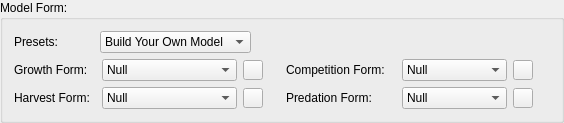
              <widget class="QGroupBox" name="groupBox_2">
               <property name="sizePolicy">
                <sizepolicy hsizetype="Expanding" vsizetype="Preferred">
                 <horstretch>0</horstretch>
                 <verstretch>0</verstretch>
                </sizepolicy>
               </property>
               <property name="font">
                <font>
                 <weight>50</weight>
                 <bold>false</bold>
                </font>
               </property>
               <property name="title">
                <string>Model Form:</string>
               </property>
               <layout class="QVBoxLayout" name="verticalLayout_5">
                <item>
                 <layout class="QHBoxLayout" name="horizontalLayout_38">
                  <item>
                   <widget class="QLabel" name="Setup_Tab4_ModelPresetsLBL">
                    <property name="sizePolicy">
                     <sizepolicy hsizetype="Fixed" vsizetype="Preferred">
                      <horstretch>0</horstretch>
                      <verstretch>0</verstretch>
                     </sizepolicy>
                    </property>
                    <property name="minimumSize">
                     <size>
                      <width>80</width>
                      <height>0</height>
                     </size>
                    </property>
                    <property name="maximumSize">
                     <size>
                      <width>80</width>
                      <height>16777215</height>
                     </size>
                    </property>
                    <property name="font">
                     <font>
                      <weight>50</weight>
                      <bold>false</bold>
                     </font>
                    </property>
                    <property name="text">
                     <string>Presets:</string>
                    </property>
                   </widget>
                  </item>
                  <item>
                   <widget class="QComboBox" name="Setup_Tab4_ModelPresetsCMB">
                    <property name="font">
                     <font>
                      <weight>50</weight>
                      <bold>false</bold>
                     </font>
                    </property>
                    <item>
                     <property name="text">
                      <string>Build Your Own Model</string>
                     </property>
                    </item>
                    <item>
                     <property name="text">
                      <string>Linear</string>
                     </property>
                    </item>
                    <item>
                     <property name="text">
                      <string>Logistic</string>
                     </property>
                    </item>
                    <item>
                     <property name="text">
                      <string>Schaefer</string>
                     </property>
                    </item>
                    <item>
                     <property name="text">
                      <string>GB-Pilot</string>
                     </property>
                    </item>
                    <item>
                     <property name="text">
                      <string>MS-PROD</string>
                     </property>
                    </item>
                    <item>
                     <property name="text">
                      <string>AGG-PROD</string>
                     </property>
                    </item>
                   </widget>
                  </item>
                  <item>
                   <spacer name="horizontalSpacer_30">
                    <property name="orientation">
                     <enum>Qt::Horizontal</enum>
                    </property>
                    <property name="sizeHint" stdset="0">
                     <size>
                      <width>40</width>
                      <height>20</height>
                     </size>
                    </property>
                   </spacer>
                  </item>
                 </layout>
                </item>
                <item>
                 <layout class="QHBoxLayout" name="horizontalLayout_13">
                  <item>
                   <layout class="QHBoxLayout" name="horizontalLayout_3">
                    <item>
                     <widget class="QLabel" name="GrowthFormLBL">
                      <property name="enabled">
                       <bool>true</bool>
                      </property>
                      <property name="sizePolicy">
                       <sizepolicy hsizetype="Fixed" vsizetype="Preferred">
                        <horstretch>0</horstretch>
                        <verstretch>0</verstretch>
                       </sizepolicy>
                      </property>
                      <property name="minimumSize">
                       <size>
                        <width>82</width>
                        <height>0</height>
                       </size>
                      </property>
                      <property name="maximumSize">
                       <size>
                        <width>82</width>
                        <height>16777215</height>
                       </size>
                      </property>
                      <property name="font">
                       <font>
                        <weight>50</weight>
                        <bold>false</bold>
                       </font>
                      </property>
                      <property name="toolTip">
                       <string>Sets the Growth Form term in the Model below.</string>
                      </property>
                      <property name="statusTip">
                       <string>Sets the Growth Form term in the Model below.</string>
                      </property>
                      <property name="text">
                       <string>Growth Form:</string>
                      </property>
                     </widget>
                    </item>
                    <item>
                     <widget class="QComboBox" name="Setup_Tab4_GrowthFormCMB">
                      <property name="sizePolicy">
                       <sizepolicy hsizetype="Expanding" vsizetype="Fixed">
                        <horstretch>0</horstretch>
                        <verstretch>0</verstretch>
                       </sizepolicy>
                      </property>
                      <property name="minimumSize">
                       <size>
                        <width>135</width>
                        <height>0</height>
                       </size>
                      </property>
                      <property name="maximumSize">
                       <size>
                        <width>135</width>
                        <height>16777215</height>
                       </size>
                      </property>
                      <property name="font">
                       <font>
                        <weight>50</weight>
                        <bold>false</bold>
                       </font>
                      </property>
                      <property name="toolTip">
                       <string>Sets the Growth Form term in the Model below.</string>
                      </property>
                      <property name="statusTip">
                       <string>Sets the Growth Form term in the Model below.</string>
                      </property>
                      <property name="whatsThis">
                       <string>&lt;html&gt;&lt;head/&gt;&lt;body&gt;&lt;p align=&quot;center&quot;&gt;&lt;span style=&quot; font-weight:600;&quot;&gt;Growth Form&lt;/span&gt;&lt;/p&gt;&lt;p&gt;The two types of growth forms available are &lt;span style=&quot; font-weight:600;&quot;&gt;Linear&lt;/span&gt; and &lt;span style=&quot; font-weight:600;&quot;&gt;Logistic&lt;/span&gt;, the latter being an S-shaped growth curve. With a Logistic growth curve the population will approach a maximum value, the carrying capacity. &lt;/p&gt;&lt;/body&gt;&lt;/html&gt;</string>
                      </property>
                      <item>
                       <property name="text">
                        <string>Null</string>
                       </property>
                      </item>
                      <item>
                       <property name="text">
                        <string>Linear</string>
                       </property>
                      </item>
                      <item>
                       <property name="text">
                        <string>Logistic</string>
                       </property>
                      </item>
                     </widget>
                    </item>
                    <item>
                     <widget class="QPushButton" name="GrowthHighlightPB">
                      <property name="sizePolicy">
                       <sizepolicy hsizetype="Fixed" vsizetype="Fixed">
                        <horstretch>0</horstretch>
                        <verstretch>0</verstretch>
                       </sizepolicy>
                      </property>
                      <property name="minimumSize">
                       <size>
                        <width>20</width>
                        <height>20</height>
                       </size>
                      </property>
                      <property name="maximumSize">
                       <size>
                        <width>20</width>
                        <height>20</height>
                       </size>
                      </property>
                      <property name="toolTip">
                       <string>Highlight Growth Term</string>
                      </property>
                      <property name="statusTip">
                       <string>Highlight Growth Term</string>
                      </property>
                      <property name="whatsThis">
                       <string>&lt;html&gt;&lt;head/&gt;&lt;body&gt;&lt;p align=&quot;center&quot;&gt;&lt;span style=&quot; font-weight:600;&quot;&gt;Growth Form Highlight&lt;/span&gt;&lt;/p&gt;&lt;p&gt;This highlights the Growth Form term in the below Model Equation. If you don't see the highlighted term, the form is set to Null.&lt;/p&gt;&lt;/body&gt;&lt;/html&gt;</string>
                      </property>
                      <property name="text">
                       <string/>
                      </property>
                      <property name="checkable">
                       <bool>true</bool>
                      </property>
                     </widget>
                    </item>
                    <item>
                     <spacer name="horizontalSpacer_16">
                      <property name="orientation">
                       <enum>Qt::Horizontal</enum>
                      </property>
                      <property name="sizeHint" stdset="0">
                       <size>
                        <width>17</width>
                        <height>20</height>
                       </size>
                      </property>
                     </spacer>
                    </item>
                   </layout>
                  </item>
                  <item>
                   <layout class="QHBoxLayout" name="horizontalLayout_6">
                    <item>
                     <widget class="QLabel" name="WithinGuildCompetitionFormLBL">
                      <property name="sizePolicy">
                       <sizepolicy hsizetype="Fixed" vsizetype="Preferred">
                        <horstretch>0</horstretch>
                        <verstretch>0</verstretch>
                       </sizepolicy>
                      </property>
                      <property name="minimumSize">
                       <size>
                        <width>110</width>
                        <height>0</height>
                       </size>
                      </property>
                      <property name="maximumSize">
                       <size>
                        <width>110</width>
                        <height>16777215</height>
                       </size>
                      </property>
                      <property name="font">
                       <font>
                        <weight>50</weight>
                        <bold>false</bold>
                       </font>
                      </property>
                      <property name="toolTip">
                       <string>Sets the Competition Form term in the Model below.</string>
                      </property>
                      <property name="statusTip">
                       <string>Sets the Competition Form term in the Model below.</string>
                      </property>
                      <property name="text">
                       <string>Competition Form:</string>
                      </property>
                     </widget>
                    </item>
                    <item>
                     <widget class="QComboBox" name="Setup_Tab4_CompetitionFormCMB">
                      <property name="sizePolicy">
                       <sizepolicy hsizetype="Expanding" vsizetype="Fixed">
                        <horstretch>0</horstretch>
                        <verstretch>0</verstretch>
                       </sizepolicy>
                      </property>
                      <property name="minimumSize">
                       <size>
                        <width>105</width>
                        <height>0</height>
                       </size>
                      </property>
                      <property name="maximumSize">
                       <size>
                        <width>105</width>
                        <height>16777215</height>
                       </size>
                      </property>
                      <property name="font">
                       <font>
                        <weight>50</weight>
                        <bold>false</bold>
                       </font>
                      </property>
                      <property name="toolTip">
                       <string>Sets the Competition Form term in the Model below.</string>
                      </property>
                      <property name="statusTip">
                       <string>Sets the Competition Form term in the Model below.</string>
                      </property>
                      <property name="whatsThis">
                       <string>&lt;html&gt;&lt;head/&gt;&lt;body&gt;&lt;p align=&quot;center&quot;&gt;&lt;span style=&quot; font-weight:600;&quot;&gt;Competition Form&lt;/span&gt;&lt;/p&gt;&lt;p&gt;The available competition forms are:&lt;/p&gt;&lt;p&gt;&lt;span style=&quot; font-weight:600;&quot;&gt;1. NO_K&lt;/span&gt;&lt;/p&gt;&lt;p&gt;The simplest of the competition forms. It's the sum of a matrix of competition parameters * biomass multiplied by the biomass of the particular species:&lt;br/&gt;&lt;br/&gt;&amp;nbsp;&amp;nbsp;&amp;nbsp;&amp;nbsp;&lt;span style=&quot; font-size:11pt;&quot;&gt;- B&lt;/span&gt;&lt;span style=&quot; font-size:11pt; vertical-align:sub;&quot;&gt;i,t&lt;/span&gt;&lt;span style=&quot; font-size:11pt;&quot;&gt;∑α&lt;/span&gt;&lt;span style=&quot; font-size:11pt; vertical-align:sub;&quot;&gt;i,j&lt;/span&gt;&lt;span style=&quot; font-size:11pt;&quot;&gt;B&lt;/span&gt;&lt;span style=&quot; font-size:11pt; vertical-align:sub;&quot;&gt;j,t&lt;/span&gt;&lt;/p&gt;&lt;p&gt;&lt;span style=&quot; font-weight:600;&quot;&gt;2. MS-PROD&lt;/span&gt;&lt;/p&gt;&lt;p&gt;A complex competition form with uses guild, as well as species, competition coefficients and guild, as well as system, carrying capacity values. The expression is given below and the terms are defined in the Model Equation window below when MS-PROD is selected.&lt;/p&gt;&lt;p&gt;&amp;nbsp;&amp;nbsp;&amp;nbsp;&amp;nbsp;&lt;span style=&quot; font-size:11pt;&quot;&gt;- r&lt;/span&gt;&lt;span style=&quot; font-size:11pt; vertical-align:sub;&quot;&gt;i&lt;/span&gt;&lt;span style=&quot; font-size:11pt;&quot;&gt;B&lt;/span&gt;&lt;span style=&quot; font-size:11pt; vertical-align:sub;&quot;&gt;i,t&lt;/span&gt;&lt;span style=&quot; font-size:11pt;&quot;&gt;[(∑β&lt;/span&gt;&lt;span style=&quot; font-size:11pt; vertical-align:sub;&quot;&gt;i,j&lt;/span&gt;&lt;span style=&quot; font-size:11pt;&quot;&gt;B&lt;/span&gt;&lt;span style=&quot; font-size:11pt; vertical-align:sub;&quot;&gt;j,t&lt;/span&gt;&lt;span style=&quot; font-size:11pt;&quot;&gt;)/K&lt;/span&gt;&lt;span style=&quot; font-size:11pt; vertical-align:sub;&quot;&gt;G&lt;/span&gt;&lt;span style=&quot; font-size:11pt;&quot;&gt; - (∑β&lt;/span&gt;&lt;span style=&quot; font-size:11pt; vertical-align:sub;&quot;&gt;i,G&lt;/span&gt;&lt;span style=&quot; font-size:11pt;&quot;&gt;B&lt;/span&gt;&lt;span style=&quot; font-size:11pt; vertical-align:sub;&quot;&gt;G,t&lt;/span&gt;&lt;span style=&quot; font-size:11pt;&quot;&gt;)/(K&lt;/span&gt;&lt;span style=&quot; font-size:11pt; vertical-align:sub;&quot;&gt;σ&lt;/span&gt;&lt;span style=&quot; font-size:11pt;&quot;&gt; - K&lt;/span&gt;&lt;span style=&quot; font-size:11pt; vertical-align:sub;&quot;&gt;G&lt;/span&gt;&lt;span style=&quot; font-size:11pt;&quot;&gt;)]&lt;/span&gt;&lt;/p&gt;&lt;/body&gt;&lt;/html&gt;</string>
                      </property>
                      <item>
                       <property name="text">
                        <string>Null</string>
                       </property>
                      </item>
                      <item>
                       <property name="text">
                        <string>NO_K</string>
                       </property>
                      </item>
                      <item>
                       <property name="text">
                        <string>MS-PROD</string>
                       </property>
                      </item>
                      <item>
                       <property name="text">
                        <string>AGG-PROD</string>
                       </property>
                      </item>
                     </widget>
                    </item>
                    <item>
                     <widget class="QPushButton" name="CompetitionHighlightPB">
                      <property name="sizePolicy">
                       <sizepolicy hsizetype="Fixed" vsizetype="Fixed">
                        <horstretch>0</horstretch>
                        <verstretch>0</verstretch>
                       </sizepolicy>
                      </property>
                      <property name="minimumSize">
                       <size>
                        <width>20</width>
                        <height>20</height>
                       </size>
                      </property>
                      <property name="maximumSize">
                       <size>
                        <width>20</width>
                        <height>20</height>
                       </size>
                      </property>
                      <property name="toolTip">
                       <string>Highlight Competition Term</string>
                      </property>
                      <property name="statusTip">
                       <string>Highlight Competition Term</string>
                      </property>
                      <property name="whatsThis">
                       <string>&lt;html&gt;&lt;head/&gt;&lt;body&gt;&lt;p align=&quot;center&quot;&gt;&lt;span style=&quot; font-weight:600;&quot;&gt;Competition Form Highlight&lt;/span&gt;&lt;/p&gt;&lt;p&gt;This highlights the Competition Form term in the below Model Equation. If you don't see the highlighted term, the form is set to Null.&lt;/p&gt;&lt;/body&gt;&lt;/html&gt;</string>
                      </property>
                      <property name="text">
                       <string/>
                      </property>
                      <property name="checkable">
                       <bool>true</bool>
                      </property>
                     </widget>
                    </item>
                    <item>
                     <spacer name="horizontalSpacer_14">
                      <property name="orientation">
                       <enum>Qt::Horizontal</enum>
                      </property>
                      <property name="sizeHint" stdset="0">
                       <size>
                        <width>17</width>
                        <height>20</height>
                       </size>
                      </property>
                     </spacer>
                    </item>
                   </layout>
                  </item>
                 </layout>
                </item>
                <item>
                 <layout class="QHBoxLayout" name="horizontalLayout_14">
                  <item>
                   <layout class="QHBoxLayout" name="horizontalLayout_4">
                    <item>
                     <widget class="QLabel" name="HarvestFormLBL">
                      <property name="sizePolicy">
                       <sizepolicy hsizetype="Fixed" vsizetype="Preferred">
                        <horstretch>0</horstretch>
                        <verstretch>0</verstretch>
                       </sizepolicy>
                      </property>
                      <property name="minimumSize">
                       <size>
                        <width>82</width>
                        <height>0</height>
                       </size>
                      </property>
                      <property name="maximumSize">
                       <size>
                        <width>82</width>
                        <height>16777215</height>
                       </size>
                      </property>
                      <property name="font">
                       <font>
                        <weight>50</weight>
                        <bold>false</bold>
                       </font>
                      </property>
                      <property name="toolTip">
                       <string>Sets the Harvest Form term in the Model below.</string>
                      </property>
                      <property name="statusTip">
                       <string>Sets the Harvest Form term in the Model below.</string>
                      </property>
                      <property name="text">
                       <string>Harvest Form:</string>
                      </property>
                     </widget>
                    </item>
                    <item>
                     <widget class="QComboBox" name="Setup_Tab4_HarvestFormCMB">
                      <property name="sizePolicy">
                       <sizepolicy hsizetype="Expanding" vsizetype="Fixed">
                        <horstretch>0</horstretch>
                        <verstretch>0</verstretch>
                       </sizepolicy>
                      </property>
                      <property name="minimumSize">
                       <size>
                        <width>135</width>
                        <height>0</height>
                       </size>
                      </property>
                      <property name="maximumSize">
                       <size>
                        <width>135</width>
                        <height>16777215</height>
                       </size>
                      </property>
                      <property name="font">
                       <font>
                        <weight>50</weight>
                        <bold>false</bold>
                       </font>
                      </property>
                      <property name="toolTip">
                       <string>Sets the Harvest Form term in the Model below.</string>
                      </property>
                      <property name="statusTip">
                       <string>Sets the Harvest Form term in the Model below.</string>
                      </property>
                      <property name="whatsThis">
                       <string>&lt;html&gt;&lt;head/&gt;&lt;body&gt;&lt;p align=&quot;center&quot;&gt;&lt;span style=&quot; font-weight:600;&quot;&gt;Harvest Form&lt;/span&gt;&lt;/p&gt;&lt;p&gt;The available harvest forms are:&lt;/p&gt;&lt;p&gt;&lt;span style=&quot; font-weight:600;&quot;&gt;1. Catch&lt;/span&gt;&lt;/p&gt;&lt;p&gt;Harvest data consists of commercial catch data and is subtracted from the biomass in the population model equation.&lt;/p&gt;&lt;p&gt;&lt;span style=&quot; font-weight:600;&quot;&gt;2. Effort&lt;/span&gt;&lt;/p&gt;&lt;p&gt;Harvest data consists of the product of catchability*effort. The effort values are entered as a time series in the Harvest Data page whereas the catchability values are not a time-series and are entered, per-species, in the Population Parameters page.&lt;/p&gt;&lt;p&gt;&lt;span style=&quot; font-weight:600;&quot;&gt;3. Effort Fit to Catch&lt;/span&gt;&lt;/p&gt;&lt;p&gt;The fit is done by finding the Catch(obs) - Catch(est) difference, where Catch(est) is the product of the catchability*effort*biomass(est).&lt;/p&gt;&lt;/body&gt;&lt;/html&gt;</string>
                      </property>
                      <item>
                       <property name="text">
                        <string>Null</string>
                       </property>
                      </item>
                      <item>
                       <property name="text">
                        <string>Catch</string>
                       </property>
                      </item>
                      <item>
                       <property name="text">
                        <string>Effort (qE)</string>
                       </property>
                      </item>
                      <item>
                       <property name="text">
                        <string>Effort Fit to Catch</string>
                       </property>
                      </item>
                     </widget>
                    </item>
                    <item>
                     <widget class="QPushButton" name="HarvestHighlightPB">
                      <property name="sizePolicy">
                       <sizepolicy hsizetype="Fixed" vsizetype="Fixed">
                        <horstretch>0</horstretch>
                        <verstretch>0</verstretch>
                       </sizepolicy>
                      </property>
                      <property name="minimumSize">
                       <size>
                        <width>20</width>
                        <height>20</height>
                       </size>
                      </property>
                      <property name="maximumSize">
                       <size>
                        <width>20</width>
                        <height>20</height>
                       </size>
                      </property>
                      <property name="toolTip">
                       <string>Highlight Harvest Term</string>
                      </property>
                      <property name="statusTip">
                       <string>Highlight Harvest Term</string>
                      </property>
                      <property name="whatsThis">
                       <string>&lt;html&gt;&lt;head/&gt;&lt;body&gt;&lt;p align=&quot;center&quot;&gt;&lt;span style=&quot; font-weight:600;&quot;&gt;Harvest Form Highlight&lt;/span&gt;&lt;/p&gt;&lt;p&gt;This highlights the Harvest Form term in the below Model Equation. If you don't see the highlighted term, the form is set to Null.&lt;/p&gt;&lt;/body&gt;&lt;/html&gt;</string>
                      </property>
                      <property name="text">
                       <string/>
                      </property>
                      <property name="checkable">
                       <bool>true</bool>
                      </property>
                     </widget>
                    </item>
                    <item>
                     <spacer name="horizontalSpacer_15">
                      <property name="orientation">
                       <enum>Qt::Horizontal</enum>
                      </property>
                      <property name="sizeHint" stdset="0">
                       <size>
                        <width>17</width>
                        <height>20</height>
                       </size>
                      </property>
                     </spacer>
                    </item>
                   </layout>
                  </item>
                  <item>
                   <layout class="QHBoxLayout" name="horizontalLayout_7">
                    <item>
                     <widget class="QLabel" name="PredationFormLBL">
                      <property name="sizePolicy">
                       <sizepolicy hsizetype="Fixed" vsizetype="Preferred">
                        <horstretch>0</horstretch>
                        <verstretch>0</verstretch>
                       </sizepolicy>
                      </property>
                      <property name="minimumSize">
                       <size>
                        <width>110</width>
                        <height>0</height>
                       </size>
                      </property>
                      <property name="maximumSize">
                       <size>
                        <width>110</width>
                        <height>16777215</height>
                       </size>
                      </property>
                      <property name="font">
                       <font>
                        <weight>50</weight>
                        <bold>false</bold>
                       </font>
                      </property>
                      <property name="toolTip">
                       <string>Sets the Predation Form term in the Model below.</string>
                      </property>
                      <property name="statusTip">
                       <string>Sets the Predation Form term in the Model below.</string>
                      </property>
                      <property name="text">
                       <string>Predation Form:</string>
                      </property>
                     </widget>
                    </item>
                    <item>
                     <widget class="QComboBox" name="Setup_Tab4_PredationFormCMB">
                      <property name="sizePolicy">
                       <sizepolicy hsizetype="Expanding" vsizetype="Fixed">
                        <horstretch>0</horstretch>
                        <verstretch>0</verstretch>
                       </sizepolicy>
                      </property>
                      <property name="minimumSize">
                       <size>
                        <width>105</width>
                        <height>0</height>
                       </size>
                      </property>
                      <property name="maximumSize">
                       <size>
                        <width>105</width>
                        <height>16777215</height>
                       </size>
                      </property>
                      <property name="font">
                       <font>
                        <weight>50</weight>
                        <bold>false</bold>
                       </font>
                      </property>
                      <property name="toolTip">
                       <string>Sets the Predation Form term in the Model below.</string>
                      </property>
                      <property name="statusTip">
                       <string>Sets the Predation Form term in the Model below.</string>
                      </property>
                      <property name="whatsThis">
                       <string>&lt;html&gt;&lt;head/&gt;&lt;body&gt;&lt;p align=&quot;center&quot;&gt;&lt;span style=&quot; font-weight:600;&quot;&gt;Predation Form&lt;/span&gt;&lt;/p&gt;&lt;p&gt;The available predation forms are the 3 Holling's functional responses: &lt;span style=&quot; font-weight:600;&quot;&gt;Type I, Type II, &lt;/span&gt;and&lt;span style=&quot; font-weight:600;&quot;&gt; Type III&lt;/span&gt;. Upon selection, the user can view exactly what these are in the Model Equation window below.&lt;/p&gt;&lt;/body&gt;&lt;/html&gt;</string>
                      </property>
                      <item>
                       <property name="text">
                        <string>Null</string>
                       </property>
                      </item>
                      <item>
                       <property name="text">
                        <string>Type I</string>
                       </property>
                      </item>
                      <item>
                       <property name="text">
                        <string>Type II</string>
                       </property>
                      </item>
                      <item>
                       <property name="text">
                        <string>Type III</string>
                       </property>
                      </item>
                     </widget>
                    </item>
                    <item>
                     <widget class="QPushButton" name="PredationHighlightPB">
                      <property name="sizePolicy">
                       <sizepolicy hsizetype="Fixed" vsizetype="Fixed">
                        <horstretch>0</horstretch>
                        <verstretch>0</verstretch>
                       </sizepolicy>
                      </property>
                      <property name="minimumSize">
                       <size>
                        <width>20</width>
                        <height>20</height>
                       </size>
                      </property>
                      <property name="maximumSize">
                       <size>
                        <width>20</width>
                        <height>20</height>
                       </size>
                      </property>
                      <property name="toolTip">
                       <string>Highlight Predation Term</string>
                      </property>
                      <property name="statusTip">
                       <string>Highlight Predation Term</string>
                      </property>
                      <property name="whatsThis">
                       <string>&lt;html&gt;&lt;head/&gt;&lt;body&gt;&lt;p align=&quot;center&quot;&gt;&lt;span style=&quot; font-weight:600;&quot;&gt;Predation Form Highlight&lt;/span&gt;&lt;/p&gt;&lt;p&gt;This highlights the Predation Form term in the below Model Equation. If you don't see the highlighted term, the form is set to Null.&lt;/p&gt;&lt;/body&gt;&lt;/html&gt;</string>
                      </property>
                      <property name="text">
                       <string/>
                      </property>
                      <property name="checkable">
                       <bool>true</bool>
                      </property>
                     </widget>
                    </item>
                    <item>
                     <spacer name="horizontalSpacer_13">
                      <property name="orientation">
                       <enum>Qt::Horizontal</enum>
                      </property>
                      <property name="sizeHint" stdset="0">
                       <size>
                        <width>17</width>
                        <height>20</height>
                       </size>
                      </property>
                     </spacer>
                    </item>
                   </layout>
                  </item>
                 </layout>
                </item>
               </layout>
              </widget>
